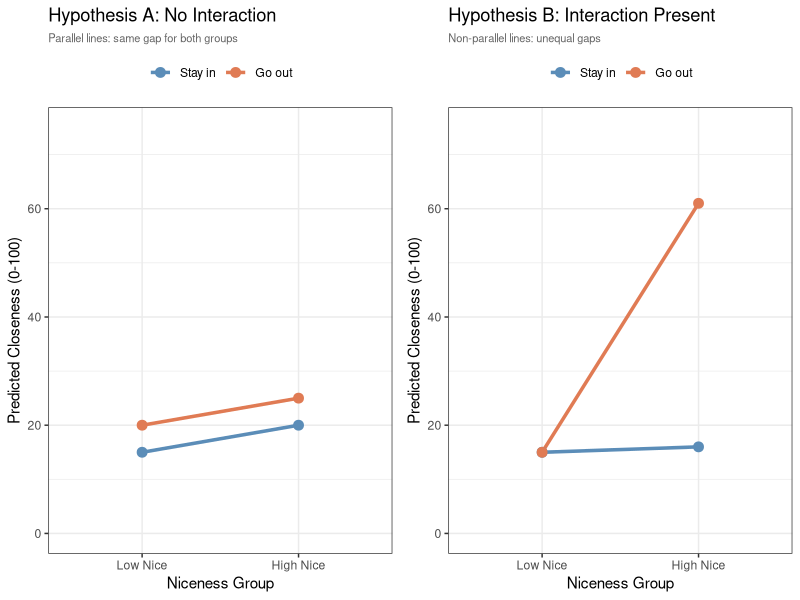
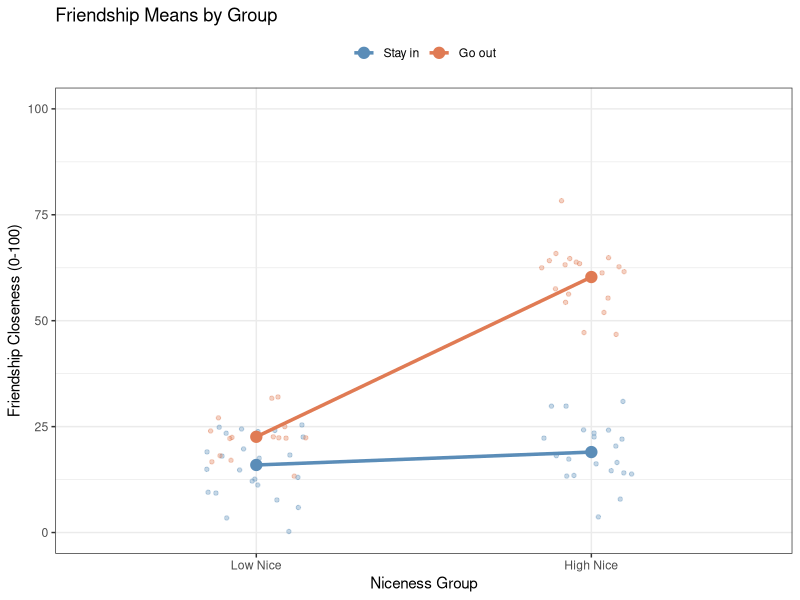
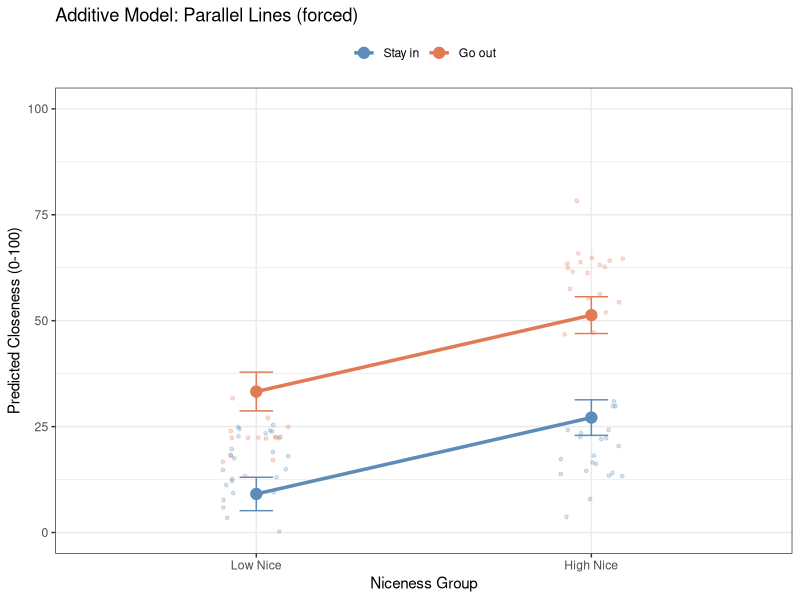
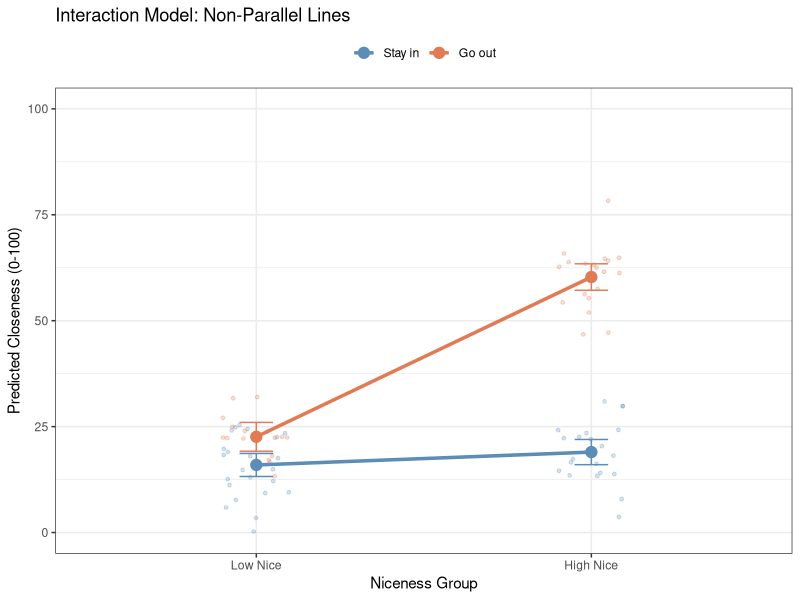
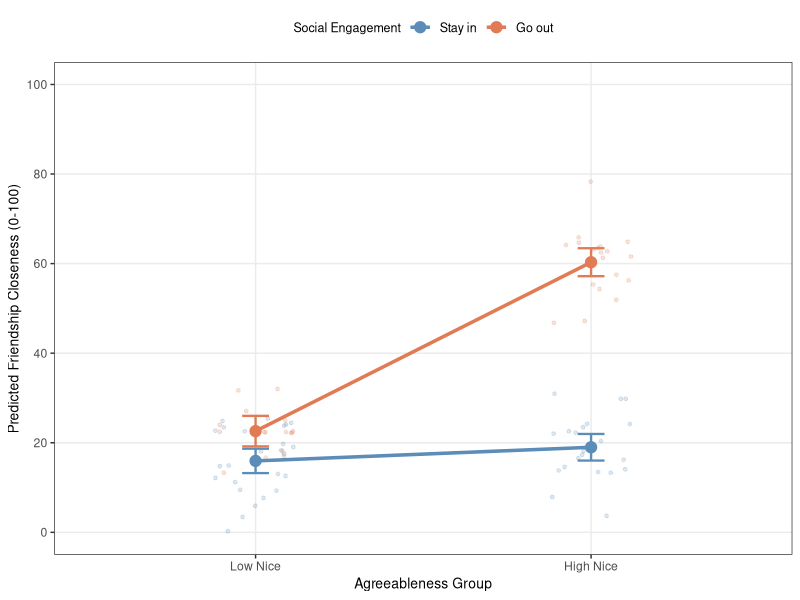

The R source for these figures, in order:
## ---- chunk 1
knitr::opts_chunk$set(echo = FALSE)
knitr::opts_chunk$set(message = FALSE)
knitr::opts_chunk$set(warning = FALSE)
knitr::opts_chunk$set(fig.width = 4.5)
knitr::opts_chunk$set(fig.height = 3.5)
knitr::opts_chunk$set(fig.align = 'center')
knitr::opts_chunk$set(fig.show = "hold")
## ---- chunk 2
library(tidyverse)
library(ggplot2)
library(emmeans)
library(gridExtra)
## ---- chunk 3
#| fig-cap: "The 2 × 2 version of the two hypotheses. With only two levels on the x axis, non-parallel no longer means different slopes; it means differently sized gaps."
#| fig-alt: "Two side-by-side line graphs, each with Low Nice and High Nice on the x axis and predicted closeness from 0 to 75 on the y axis, and two connected points per Going Out group. In the left panel, Hypothesis A No Interaction, the Stay in line rises from 15 to 20 and the Go out line rises from 20 to 25, so the two lines are parallel and the vertical gap stays at 5. In the right panel, Hypothesis B Interaction Present, both lines start at 15 for Low Nice, but the Stay in line rises only to 16 while the Go out line jumps to 61, opening a large gap at the right."

## Hypothesis A: No interaction (equal gaps)
df_A <- data.frame(
  NiceGroup = rep(c("Low Nice", "High Nice"), 2),
  GoingOut  = rep(c("Stay in", "Go out"), each = 2),
  Predicted = c(15, 20, 20, 25)
)
df_A$NiceGroup <- factor(df_A$NiceGroup, levels = c("Low Nice", "High Nice"))
df_A$GoingOut  <- factor(df_A$GoingOut,  levels = c("Stay in", "Go out"))

p_A <- ggplot(df_A, aes(x = NiceGroup, y = Predicted,
                         color = GoingOut, group = GoingOut)) +
  geom_line(linewidth = 1.2) +
  geom_point(size = 3) +
  scale_color_manual(values = c("Stay in" = "#5b8db8", "Go out" = "#e07b54")) +
  scale_y_continuous(limits = c(0, 75)) +
  labs(title = "Hypothesis A: No Interaction",
       subtitle = "Parallel lines: same gap for both groups",
       x = "Niceness Group", y = "Predicted Closeness (0-100)",
       color = NULL) +
  theme_bw() +
  theme(legend.position = "top",
        plot.subtitle = element_text(size = 8, color = "grey40"))

## Hypothesis B: Interaction (unequal gaps)
df_B <- data.frame(
  NiceGroup = rep(c("Low Nice", "High Nice"), 2),
  GoingOut  = rep(c("Stay in", "Go out"), each = 2),
  Predicted = c(15, 16, 15, 61)
)
df_B$NiceGroup <- factor(df_B$NiceGroup, levels = c("Low Nice", "High Nice"))
df_B$GoingOut  <- factor(df_B$GoingOut,  levels = c("Stay in", "Go out"))

p_B <- ggplot(df_B, aes(x = NiceGroup, y = Predicted,
                         color = GoingOut, group = GoingOut)) +
  geom_line(linewidth = 1.2) +
  geom_point(size = 3) +
  scale_color_manual(values = c("Stay in" = "#5b8db8", "Go out" = "#e07b54")) +
  scale_y_continuous(limits = c(0, 75)) +
  labs(title = "Hypothesis B: Interaction Present",
       subtitle = "Non-parallel lines: unequal gaps",
       x = "Niceness Group", y = "Predicted Closeness (0-100)",
       color = NULL) +
  theme_bw() +
  theme(legend.position = "top",
        plot.subtitle = element_text(size = 8, color = "grey40"))

gridExtra::grid.arrange(p_A, p_B, ncol = 2)
## ---- chunk 4
library(tidyverse)

set.seed(42)
n <- 200
X <- runif(n, 0, 10)
Z <- rbinom(n, 1, 0.5)
Y <- 0.05 * X + 0 * Z + 5 * X * Z + 15 + rnorm(n, sd = 7)
Friend.Data.Full <- data.frame(BeingNice = X, GoingOut = Z, Closeness = Y)
Friend.Data.Full$GoingOut_ <- factor(Friend.Data.Full$GoingOut,
                                     levels = c(0, 1),
                                     labels = c("Stay in", "Go out"))

# Create niceness group for extremes
Friend.Data.Full$NiceGroup_ <- ifelse(Friend.Data.Full$BeingNice < 2,  "Low Nice",
                               ifelse(Friend.Data.Full$BeingNice > 8, "High Nice", NA))

# Keep only extreme groups
Friend.Data <- Friend.Data.Full %>%
  filter(!is.na(NiceGroup_)) %>%
  mutate(NiceGroup_ = factor(NiceGroup_, levels = c("Low Nice", "High Nice")))

n_low_stayin  <- sum(Friend.Data$NiceGroup_ == "Low Nice"  & Friend.Data$GoingOut_ == "Stay in")
n_low_goout   <- sum(Friend.Data$NiceGroup_ == "Low Nice"  & Friend.Data$GoingOut_ == "Go out")
n_high_stayin <- sum(Friend.Data$NiceGroup_ == "High Nice" & Friend.Data$GoingOut_ == "Stay in")
n_high_goout  <- sum(Friend.Data$NiceGroup_ == "High Nice" & Friend.Data$GoingOut_ == "Go out")
## ---- chunk 5
Friend.Data %>%
  group_by(NiceGroup_, GoingOut_) %>%
  summarise(n = n(),
            M_Close  = round(mean(Closeness), 2),
            SD_Close = round(sd(Closeness), 2),
            .groups = "drop")
## ---- chunk 6
#| fig-cap: "The four cells before any model is fit. Jittered raw scores with the observed cell means connected by group."
#| fig-alt: "A plot with Low Nice and High Nice on the x axis and Friendship Closeness 0 to 100 on the y axis, showing jittered raw data points and two connected cell-mean lines. The blue Stay in line is nearly flat, from about 16 to 19. The orange Go out line rises steeply from about 23 to about 60. The Go out High Nice cluster of points sits well above every other cell."

cell_means <- Friend.Data %>%
  group_by(NiceGroup_, GoingOut_) %>%
  summarise(M = mean(Closeness), .groups = "drop")

ggplot(Friend.Data, aes(x = NiceGroup_, y = Closeness, color = GoingOut_)) +
  geom_jitter(width = 0.15, alpha = 0.35, size = 1.2) +
  geom_line(data = cell_means, aes(y = M, group = GoingOut_), linewidth = 1.2) +
  geom_point(data = cell_means, aes(y = M), size = 3.5) +
  scale_color_manual(values = c("Stay in" = "#5b8db8", "Go out" = "#e07b54")) +
  scale_y_continuous(limits = c(0, 100)) +
  labs(title = "Friendship Means by Group",
       x = "Niceness Group", y = "Friendship Closeness (0-100)",
       color = NULL) +
  theme_bw() +
  theme(legend.position = "top")
## ---- chunk 7
Model.1 <- lm(Closeness ~ NiceGroup_ + GoingOut_, data = Friend.Data)
summary(Model.1)
## ---- chunk 8
R2.1 <- summary(Model.1)$r.squared
R2.2.temp <- summary(lm(Closeness ~ NiceGroup_ * GoingOut_, data = Friend.Data))$r.squared
## ---- chunk 9
#| fig-cap: "The additive model's estimated cell means, with error bars and the raw data behind them. The lines are parallel because the model is not permitted to draw anything else."
#| fig-alt: "A plot with Low Nice and High Nice on the x axis and predicted closeness 0 to 100 on the y axis, showing two parallel rising lines with error bars over faint raw data. The blue Stay in line runs from about 9 to 27 and the orange Go out line from about 33 to 51, both at the same angle. The raw points do not match: the actual Go out High Nice points cluster near 60, well above the line drawn for them, and the Stay in points sit near 16 to 19 rather than on their line."

Add.Em <- emmeans(Model.1, ~ NiceGroup_ | GoingOut_)
Add.Plot <- as.data.frame(Add.Em)

ggplot(Add.Plot, aes(x = NiceGroup_, y = emmean,
                     color = GoingOut_, group = GoingOut_)) +
  geom_point(data = Friend.Data,
             aes(x = NiceGroup_, y = Closeness, color = GoingOut_),
             alpha = 0.25, size = 1, position = position_jitter(width = 0.1)) +
  geom_line(linewidth = 1.2) +
  geom_point(size = 3.5) +
  geom_errorbar(aes(ymin = lower.CL, ymax = upper.CL), width = 0.1) +
  scale_color_manual(values = c("Stay in" = "#5b8db8", "Go out" = "#e07b54")) +
  scale_y_continuous(limits = c(0, 100)) +
  labs(title = "Additive Model: Parallel Lines (forced)",
       x = "Niceness Group", y = "Predicted Closeness (0-100)",
       color = NULL) +
  theme_bw() +
  theme(legend.position = "top")
## ---- chunk 10
Model.2 <- lm(Closeness ~ NiceGroup_ * GoingOut_, data = Friend.Data)
summary(Model.2)
## ---- chunk 11
R2.1 <- summary(Model.1)$r.squared
R2.2 <- summary(Model.2)$r.squared
aov_comp  <- anova(Model.1, Model.2)
delta_F   <- round(aov_comp$F[2], 2)
delta_df1 <- aov_comp$Df[2]
delta_df2 <- aov_comp$Res.Df[2]
delta_p   <- aov_comp$`Pr(>F)`[2]
## ---- chunk 12
knitr::kable(anova(Model.1, Model.2), digits = 3,
             caption = "Model Comparison: Additive vs. Interaction")
## ---- chunk 13
cat("Additive model R-squared:    ", round(R2.1, 3), "\n")
cat("Interaction model R-squared: ", round(R2.2, 3), "\n")
cat("Change in R-squared:         ", round(R2.2 - R2.1, 3), "\n")
## ---- chunk 14
#| fig-cap: "The interaction model's estimated cell means. Freed to give each row its own gap, the model reproduces the four observed cell means exactly."
#| fig-alt: "A plot with Low Nice and High Nice on the x axis and predicted closeness 0 to 100 on the y axis, showing two clearly non-parallel lines with error bars over faint raw data. The blue Stay in line is nearly flat, from about 16 to 19. The orange Go out line climbs steeply from about 23 to about 60. The raw points now sit tightly around their own cell means."

Inter.Em <- emmeans(Model.2, ~ NiceGroup_ | GoingOut_)
Inter.Plot <- as.data.frame(Inter.Em)

ggplot(Inter.Plot, aes(x = NiceGroup_, y = emmean,
                       color = GoingOut_, group = GoingOut_)) +
  geom_point(data = Friend.Data,
             aes(x = NiceGroup_, y = Closeness, color = GoingOut_),
             alpha = 0.25, size = 1, position = position_jitter(width = 0.1)) +
  geom_line(linewidth = 1.2) +
  geom_point(size = 3.5) +
  geom_errorbar(aes(ymin = lower.CL, ymax = upper.CL), width = 0.1) +
  scale_color_manual(values = c("Stay in" = "#5b8db8", "Go out" = "#e07b54")) +
  scale_y_continuous(limits = c(0, 100)) +
  labs(title = "Interaction Model: Non-Parallel Lines",
       x = "Niceness Group", y = "Predicted Closeness (0-100)",
       color = NULL) +
  theme_bw() +
  theme(legend.position = "top")
## ---- chunk 15
summary(Model.2)
## ---- chunk 16
B0 <- round(coef(Model.2)["(Intercept)"], 2)
B1 <- round(coef(Model.2)["NiceGroup_High Nice"], 2)
B2 <- round(coef(Model.2)["GoingOut_Go out"], 2)
B3 <- round(coef(Model.2)["NiceGroup_High Nice:GoingOut_Go out"], 2)
SE3 <- round(summary(Model.2)$coefficients["NiceGroup_High Nice:GoingOut_Go out", "Std. Error"], 2)
t3  <- round(summary(Model.2)$coefficients["NiceGroup_High Nice:GoingOut_Go out", "t value"], 2)
p3  <- summary(Model.2)$coefficients["NiceGroup_High Nice:GoingOut_Go out", "Pr(>|t|)"]
## ---- chunk 17
library(emmeans)

Fit.2 <- emmeans(Model.2, ~ NiceGroup_ | GoingOut_)
pairs(Fit.2, adjust = "none") %>% summary(infer = TRUE)
## ---- chunk 18
se_out <- pairs(Fit.2, adjust = "none") %>% summary(infer = TRUE)
se_df  <- as.data.frame(se_out)
b_stayin <- round(se_df$estimate[se_df$GoingOut_ == "Stay in"], 2)
b_goout  <- round(se_df$estimate[se_df$GoingOut_ == "Go out"],  2)
p_stayin <- se_df$p.value[se_df$GoingOut_ == "Stay in"]
p_goout  <- se_df$p.value[se_df$GoingOut_ == "Go out"]
t_stayin <- round(se_df$t.ratio[se_df$GoingOut_ == "Stay in"], 2)
t_goout  <- round(se_df$t.ratio[se_df$GoingOut_ == "Go out"],  2)
se_stayin <- round(se_df$SE[se_df$GoingOut_ == "Stay in"], 2)
se_goout  <- round(se_df$SE[se_df$GoingOut_ == "Go out"],  2)
## ---- chunk 19
eff_size(Fit.2,
         sigma = sigma(Model.2),
         edf   = df.residual(Model.2),
         method = "pairwise")
## ---- chunk 20
d_out   <- eff_size(Fit.2, sigma = sigma(Model.2), edf = df.residual(Model.2))
d_df    <- as.data.frame(d_out)
d_stay  <- round(abs(d_df$effect.size[d_df$GoingOut_ == "Stay in"]), 2)
d_go    <- round(abs(d_df$effect.size[d_df$GoingOut_ == "Go out"]),  2)
## ---- chunk 21
sm2    <- summary(Model.2)$coefficients
sm1_f  <- summary(Model.1)$fstatistic
m1_F   <- round(sm1_f[1], 2)
m1_df1 <- sm1_f[2]
m1_df2 <- sm1_f[3]

cell_desc <- Friend.Data %>%
  group_by(NiceGroup_, GoingOut_) %>%
  summarise(M = round(mean(Closeness), 1),
            SD = round(sd(Closeness), 1), .groups = "drop")

m_ln_si  <- cell_desc$M[cell_desc$NiceGroup_ == "Low Nice"  & cell_desc$GoingOut_ == "Stay in"]
sd_ln_si <- cell_desc$SD[cell_desc$NiceGroup_ == "Low Nice"  & cell_desc$GoingOut_ == "Stay in"]
m_ln_go  <- cell_desc$M[cell_desc$NiceGroup_ == "Low Nice"  & cell_desc$GoingOut_ == "Go out"]
sd_ln_go <- cell_desc$SD[cell_desc$NiceGroup_ == "Low Nice"  & cell_desc$GoingOut_ == "Go out"]
m_hn_si  <- cell_desc$M[cell_desc$NiceGroup_ == "High Nice" & cell_desc$GoingOut_ == "Stay in"]
sd_hn_si <- cell_desc$SD[cell_desc$NiceGroup_ == "High Nice" & cell_desc$GoingOut_ == "Stay in"]
m_hn_go  <- cell_desc$M[cell_desc$NiceGroup_ == "High Nice" & cell_desc$GoingOut_ == "Go out"]
sd_hn_go <- cell_desc$SD[cell_desc$NiceGroup_ == "High Nice" & cell_desc$GoingOut_ == "Go out"]
## ---- chunk 22
#| fig-alt: "A publication-style figure with Agreeableness Group, Low Nice and High Nice, on the x axis and Predicted Friendship Closeness 0 to 100 on the y axis. Two non-parallel lines connect model-estimated cell means with 95 percent confidence error bars, over faint jittered raw data. The blue Stay in line is nearly flat from about 16 to 19; the orange Go out line rises steeply from about 23 to about 60. The legend, titled Social Engagement, sits above the plot."

# APA interaction plot: categorical × categorical
library(ggplot2)

Fig.Data <- as.data.frame(emmeans(Model.2, ~ NiceGroup_ | GoingOut_))

ggplot(Fig.Data, aes(x = NiceGroup_, y = emmean,
                     color = GoingOut_, group = GoingOut_)) +
  # Raw data (faint)
  geom_point(data = Friend.Data,
             aes(x = NiceGroup_, y = Closeness, color = GoingOut_),
             alpha = 0.20, size = 1,
             position = position_jitter(width = 0.12)) +
  # Confidence intervals
  geom_errorbar(aes(ymin = lower.CL, ymax = upper.CL),
                width = 0.08, linewidth = 0.8) +
  # Connecting lines
  geom_line(linewidth = 1.2) +
  # Cell mean points
  geom_point(size = 3.5) +
  scale_color_manual(values = c("Stay in" = "#5b8db8",
                                "Go out"  = "#e07b54"),
                     labels = c("Stay in", "Go out")) +
  scale_y_continuous(limits = c(0, 100),
                     breaks = seq(0, 100, 20)) +
  labs(x     = "Agreeableness Group",
       y     = "Predicted Friendship Closeness (0-100)",
       color = "Social Engagement") +
  theme_bw() +
  theme(legend.position   = "top",
        legend.title      = element_text(size = 9),
        legend.text       = element_text(size = 9),
        axis.title        = element_text(size = 10),
        panel.grid.minor  = element_blank())
## ---- chunk 23
anova(Model.2)
## ---- chunk 24
aov_tab <- anova(Model.2)
F_int   <- round(aov_tab$`F value`[3], 2)
# Square the UNROUNDED t, or this lands 0.01 away from F and ruins the point
t3_raw  <- summary(Model.2)$coefficients["NiceGroup_High Nice:GoingOut_Go out", "t value"]
t3_sq   <- round(t3_raw^2, 2)
carAov  <- car::Anova(Model.2, type = 2)
F_nice_I  <- round(aov_tab$`F value`[1], 2)
F_nice_II <- round(carAov$`F value`[1], 2)
F_go_I    <- round(aov_tab$`F value`[2], 2)
F_go_II   <- round(carAov$`F value`[2], 2)
F_int_II  <- round(carAov$`F value`[3], 2)
## ---- chunk 25
library(car)

Anova(Model.2, type = 2)
